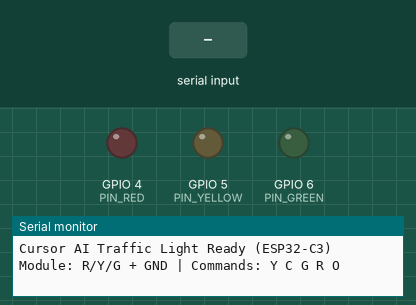
Simulated run of this sketch. Board: ESP32-C3. On the bench: output pins drawn as LEDs (lit = HIGH), the last lines printed to the serial monitor. The test bench sets the inputs (shaded band). Pins used as bus, display or sensor lines are not drawn.

Above: at 1.2 s.
1.3 s: "Y\n" received over Serial
At 2.52 s:
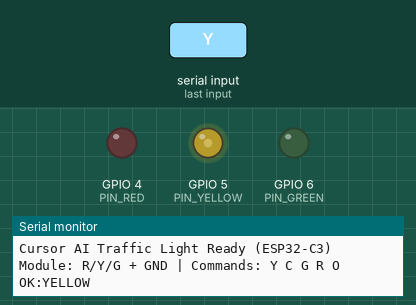
4.3 s: "G\n" received over Serial
At 5.5 s:
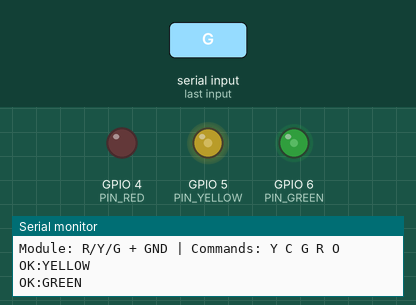
5.8 s: "C\n" received over Serial
At 7.0 s:
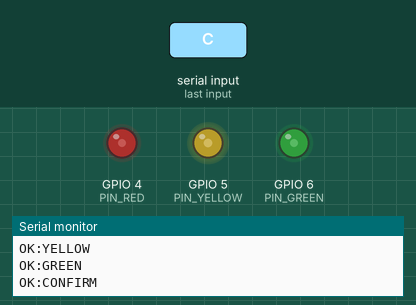
Timing chart, 0 to 8.8 s (numbered marks = the images above; inputs shaded):
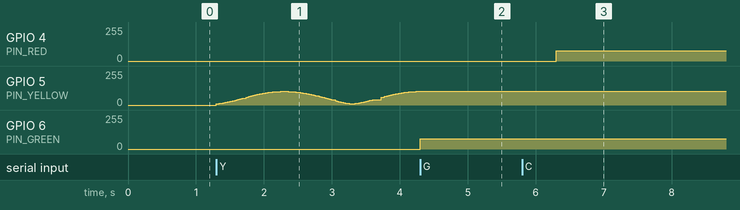

The sketch:

ai_traffic_light.ino
```cpp
/*
 * Cursor AI 状态信号灯 - ESP32-C3 固件
 *
 * 串口命令：Y=黄(思考·PWM呼吸)  C=黄常亮+红闪(等待确认)  G=绿(完成·常亮)  R=红(报错·闪烁)  O=熄灭
 *
 * 黄灯呼吸/确认常亮最高 40%；绿·红灯最高 30%
 *
 * 接线（红 / 黄 / 绿 各一根 + GND）：
 *   模块 GND -> ESP32 GND
 *   模块 R   -> GPIO 4
 *   模块 Y   -> GPIO 5
 *   模块 G   -> GPIO 6
 *
 * 若是共阳模块（COM 接 VCC），将 LED_ACTIVE_LOW 改为 true
 */

#include <math.h>

#define PIN_RED    4
#define PIN_YELLOW 5
#define PIN_GREEN  6

#define LED_ACTIVE_LOW false
#define SERIAL_BAUD  115200

#define BREATH_CYCLE_MS     2000UL
#define BREATH_MIN_BRIGHT       0.03f
#define MAX_YELLOW_BRIGHT       0.40f
#define MAX_GREEN_BRIGHT        0.30f
#define MAX_RED_BRIGHT          0.30f
#define BREATH_PWM_FREQ     5000
#define BREATH_PWM_BITS     8
#define RED_BLINK_MS         500UL

#ifndef PI
#define PI 3.14159265358979323846
#endif

enum LightState {
  STATE_OFF,
  STATE_YELLOW,
  STATE_GREEN,
  STATE_CONFIRM,
  STATE_RED
};

LightState currentState = STATE_OFF;

unsigned long breathPhaseStartMs = 0;
unsigned long redBlinkLastToggleMs = 0;
bool redBlinkOn = true;
uint8_t lastBreathDuty = 0;

bool redPwmActive = false;
bool yellowPwmActive = false;
bool greenPwmActive = false;

uint8_t peakDutyFor(float maxBright) {
  return (uint8_t)(255.0f * maxBright + 0.5f);
}

void setPin(int pin, bool on) {
  if (LED_ACTIVE_LOW) {
    digitalWrite(pin, on ? LOW : HIGH);
  } else {
    digitalWrite(pin, on ? HIGH : LOW);
  }
}

uint8_t breathDutyFromBrightness(float brightness) {
  int maxDuty = (int)peakDutyFor(MAX_YELLOW_BRIGHT);
  float gamma = powf(brightness, 0.65f);
  int duty = (int)(gamma * (float)maxDuty + 0.5f);
  int minDuty = (int)(BREATH_MIN_BRIGHT * (float)maxDuty);
  if (duty < minDuty) {
    duty = minDuty;
  }
  if (duty > maxDuty) {
    duty = maxDuty;
  }
  return (uint8_t)duty;
}

void detachPwmPin(int pin, bool &active) {
  if (!active) {
    return;
  }
#if defined(ESP_ARDUINO_VERSION_MAJOR) && ESP_ARDUINO_VERSION_MAJOR >= 3
  ledcDetach(pin);
#else
  ledcDetachPin(pin);
#endif
  pinMode(pin, OUTPUT);
  active = false;
}

void ensurePwmPin(int pin, bool &active) {
  if (active) {
    return;
  }
#if defined(ESP_ARDUINO_VERSION_MAJOR) && ESP_ARDUINO_VERSION_MAJOR >= 3
  ledcAttach(pin, BREATH_PWM_FREQ, BREATH_PWM_BITS);
#else
  int channel = 0;
  if (pin == PIN_RED) {
    channel = 0;
  } else if (pin == PIN_YELLOW) {
    channel = 1;
  } else if (pin == PIN_GREEN) {
    channel = 2;
  }
  ledcSetup(channel, BREATH_PWM_FREQ, BREATH_PWM_BITS);
  ledcAttachPin(pin, channel);
#endif
  active = true;
}

void writePwmPin(int pin, bool &active, uint8_t duty) {
  ensurePwmPin(pin, active);
#if defined(ESP_ARDUINO_VERSION_MAJOR) && ESP_ARDUINO_VERSION_MAJOR >= 3
  ledcWrite(pin, duty);
#else
  int channel = 0;
  if (pin == PIN_RED) {
    channel = 0;
  } else if (pin == PIN_YELLOW) {
    channel = 1;
  } else if (pin == PIN_GREEN) {
    channel = 2;
  }
  ledcWrite(channel, duty);
#endif
}

void stopAllPwm() {
  detachPwmPin(PIN_RED, redPwmActive);
  detachPwmPin(PIN_YELLOW, yellowPwmActive);
  detachPwmPin(PIN_GREEN, greenPwmActive);
}

void allColorsOff() {
  setPin(PIN_RED, false);
  setPin(PIN_YELLOW, false);
  setPin(PIN_GREEN, false);
}

void applyState(LightState state) {
  stopAllPwm();
  allColorsOff();

  switch (state) {
    case STATE_RED:
      writePwmPin(PIN_RED, redPwmActive, peakDutyFor(MAX_RED_BRIGHT));
      break;
    case STATE_GREEN:
      writePwmPin(PIN_GREEN, greenPwmActive, peakDutyFor(MAX_GREEN_BRIGHT));
      break;
    case STATE_YELLOW:
    case STATE_CONFIRM:
      break;
    case STATE_OFF:
    default:
      break;
  }
}

void writeYellowPwm(uint8_t duty) {
  if (redPwmActive) {
    detachPwmPin(PIN_RED, redPwmActive);
  }
  if (greenPwmActive) {
    detachPwmPin(PIN_GREEN, greenPwmActive);
  }
  setPin(PIN_RED, false);
  setPin(PIN_GREEN, false);
  writePwmPin(PIN_YELLOW, yellowPwmActive, duty);
}

void applyConfirmYellowSolid() {
  if (greenPwmActive) {
    detachPwmPin(PIN_GREEN, greenPwmActive);
  }
  setPin(PIN_GREEN, false);
  writePwmPin(PIN_YELLOW, yellowPwmActive, peakDutyFor(MAX_YELLOW_BRIGHT));
}

void applyConfirmRedPhase(bool redOn) {
  applyConfirmYellowSolid();
  if (redOn) {
    writePwmPin(PIN_RED, redPwmActive, peakDutyFor(MAX_RED_BRIGHT));
  } else if (redPwmActive) {
    detachPwmPin(PIN_RED, redPwmActive);
    setPin(PIN_RED, false);
  } else {
    setPin(PIN_RED, false);
  }
}

void enterState(LightState state) {
  if (state == currentState) {
    return;
  }

  LightState previous = currentState;
  currentState = state;
  unsigned long now = millis();
  redBlinkLastToggleMs = now;
  redBlinkOn = true;

  if (state == STATE_CONFIRM) {
    breathPhaseStartMs = now;
    lastBreathDuty = 0;
    redBlinkLastToggleMs = now;
    redBlinkOn = false;
    applyConfirmRedPhase(false);
    return;
  }

  if (state == STATE_YELLOW) {
    if (previous != STATE_YELLOW) {
      breathPhaseStartMs = now;
      lastBreathDuty = 0;
    }
    return;
  }

  breathPhaseStartMs = now;
  lastBreathDuty = 0;
  if (state == STATE_RED) {
    applyState(STATE_RED);
  } else {
    applyState(state);
  }
}

void updateYellowBreathing() {
  unsigned long nowMs = millis();
  unsigned long elapsed = (nowMs - breathPhaseStartMs) % BREATH_CYCLE_MS;
  float phase = (float)elapsed / (float)BREATH_CYCLE_MS;
  float wave = (1.0f - cosf(phase * 2.0f * PI)) * 0.5f;
  float brightness = BREATH_MIN_BRIGHT + (1.0f - BREATH_MIN_BRIGHT) * wave;
  uint8_t duty = breathDutyFromBrightness(brightness);
  if (duty != lastBreathDuty) {
    lastBreathDuty = duty;
    writeYellowPwm(duty);
  }
}

void updateRedBlink() {
  unsigned long now = millis();
  if (now - redBlinkLastToggleMs >= RED_BLINK_MS) {
    redBlinkLastToggleMs = now;
    redBlinkOn = !redBlinkOn;
    applyState(redBlinkOn ? STATE_RED : STATE_OFF);
  }
}

void updateConfirmBlink() {
  unsigned long now = millis();
  if (now - redBlinkLastToggleMs >= RED_BLINK_MS) {
    redBlinkLastToggleMs = now;
    redBlinkOn = !redBlinkOn;
    applyConfirmRedPhase(redBlinkOn);
  }
}

void updateAnimation() {
  switch (currentState) {
    case STATE_YELLOW:
      updateYellowBreathing();
      break;
    case STATE_CONFIRM:
      updateConfirmBlink();
      break;
    case STATE_RED:
      updateRedBlink();
      break;
    default:
      break;
  }
}

void handleCommand(char cmd) {
  switch (cmd) {
    case 'Y':
    case 'y':
      enterState(STATE_YELLOW);
      Serial.println(F("OK:YELLOW"));
      break;
    case 'G':
    case 'g':
      enterState(STATE_GREEN);
      Serial.println(F("OK:GREEN"));
      break;
    case 'C':
    case 'c':
      enterState(STATE_CONFIRM);
      Serial.println(F("OK:CONFIRM"));
      break;
    case 'R':
    case 'r':
      enterState(STATE_RED);
      Serial.println(F("OK:RED"));
      break;
    case 'O':
    case 'o':
      enterState(STATE_OFF);
      Serial.println(F("OK:OFF"));
      break;
    default:
      Serial.print(F("ERR:UNKNOWN:"));
      Serial.println(cmd);
      break;
  }
}

void setup() {
  pinMode(PIN_RED, OUTPUT);
  pinMode(PIN_YELLOW, OUTPUT);
  pinMode(PIN_GREEN, OUTPUT);

  applyState(STATE_OFF);

  Serial.begin(SERIAL_BAUD);
#if ARDUINO_USB_CDC_ON_BOOT
  delay(500);
#else
  while (!Serial && millis() < 3000) {
    delay(10);
  }
#endif

  Serial.println(F("Cursor AI Traffic Light Ready (ESP32-C3)"));
  Serial.println(F("Module: R/Y/G + GND | Commands: Y C G R O"));
}

void loop() {
  if (Serial.available()) {
    String line = Serial.readStringUntil('\n');
    line.trim();
    if (line.length() > 0) {
      handleCommand(line.charAt(0));
    }
  }
  updateAnimation();
}
```

Measured:
- after the input at 4.3 s, GPIO 5 (PIN_YELLOW): stops changing and stays 102/255; GPIO 6 (PIN_GREEN): 0/255 → 77/255 at once
- after the input at 5.8 s, GPIO 4 (PIN_RED): 0/255 → 77/255 after 0.50 s
